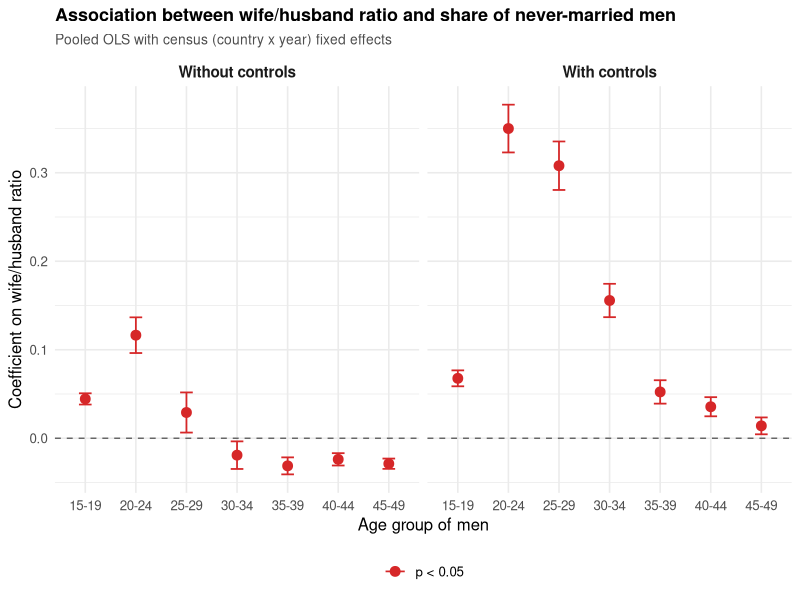

Source code (R):
# ==============================================================================
# Figure 2: Pooled OLS with census FE — wife/husband ratio on unmarried men
#           by age group (15-19 through 45-49)
#
# y_it = beta * wh_ratio_it + gamma * X_it + alpha_c + e_it
# where c indexes census (country x year) and i indexes locality
# ==============================================================================

library(data.table)
library(ggplot2)

# ---- 1. Load data ----

d <- fread("data/locality_fig2.csv")
cat(sprintf("Loaded %d localities across %d censuses in %d countries\n",
    nrow(d), length(unique(d$census_id)), length(unique(d$country))))

# ---- 2. Pooled FE regressions ----

outcome_vars <- c("single_1519", "single_2024", "single_2529",
                   "single_3034", "single_3539", "single_4044", "single_4549")
age_labels <- c("15-19", "20-24", "25-29", "30-34", "35-39", "40-44", "45-49")
cvars <- c("avg_educ", "log_popdens", "sex_ratio")

results_list <- list()

for (i in seq_along(outcome_vars)) {
  yvar <- outcome_vars[i]
  alab <- age_labels[i]

  # Without controls
  d_biv <- d[!is.na(get(yvar)) & !is.na(wh_ratio)]
  if (nrow(d_biv) > 10 && length(unique(d_biv$census_id)) > 1) {
    fml <- as.formula(paste0(yvar, " ~ wh_ratio + factor(census_id)"))
    m <- lm(fml, data = d_biv)
    s <- summary(m)$coefficients["wh_ratio", ]
    results_list[[paste0(yvar, "_biv")]] <- data.table(
      age_bin = alab, spec = "Without controls",
      beta = s[1], se = s[2], pval = s[4],
      n_obs = nrow(d_biv), n_cens = length(unique(d_biv$census_id))
    )
  }

  # With controls
  allv <- c(yvar, "wh_ratio", cvars)
  d_ctrl <- d[complete.cases(d[, ..allv])]
  if (nrow(d_ctrl) > 10 && length(unique(d_ctrl$census_id)) > 1) {
    fml <- as.formula(paste0(yvar, " ~ wh_ratio + ",
                             paste(cvars, collapse = " + "),
                             " + factor(census_id)"))
    m <- lm(fml, data = d_ctrl)
    s <- summary(m)$coefficients["wh_ratio", ]
    results_list[[paste0(yvar, "_ctrl")]] <- data.table(
      age_bin = alab, spec = "With controls",
      beta = s[1], se = s[2], pval = s[4],
      n_obs = nrow(d_ctrl), n_cens = length(unique(d_ctrl$census_id))
    )
  }

  cat(sprintf("  %s: done\n", alab))
}

res <- rbindlist(results_list)
res[, ci_lo := beta - 1.96 * se]
res[, ci_hi := beta + 1.96 * se]
res[, sig := fifelse(pval < 0.05, "p < 0.05", "n.s.")]

# ---- 3. Print results ----

cat("\n========================================\n")
cat("        POOLED FE RESULTS\n")
cat("========================================\n\n")
print(res[, .(age_bin, spec, beta = round(beta, 4),
              se = round(se, 4), pval = round(pval, 4),
              n_obs, n_cens)])

# ---- 4. Plot ----

res[, age_bin := factor(age_bin, levels = age_labels)]
res[, spec := factor(spec, levels = c("Without controls", "With controls"))]

p <- ggplot(res, aes(x = age_bin, y = beta, colour = sig)) +
  facet_wrap(~ spec) +
  geom_hline(yintercept = 0, linetype = "dashed", colour = "grey40") +
  geom_errorbar(aes(ymin = ci_lo, ymax = ci_hi),
                width = 0.25, linewidth = 0.6) +
  geom_point(size = 3) +
  scale_colour_manual(
    values = c("p < 0.05" = "#D62728", "n.s." = "grey55"),
    name = NULL) +
  labs(x = "Age group of men",
       y = "Coefficient on wife/husband ratio",
       title = "Association between wife/husband ratio and share of never-married men",
       subtitle = "Pooled OLS with census (country x year) fixed effects") +
  theme_minimal(base_size = 12) +
  theme(
    plot.title    = element_text(face = "bold", size = 13),
    plot.subtitle = element_text(size = 10, colour = "grey30"),
    strip.text    = element_text(face = "bold", size = 11),
    legend.position = "bottom")

ggsave(file.path("output", "fig2_pooled_fe.png"), p,
       width = 10, height = 5, dpi = 300)

cat("\n-> output/fig2_pooled_fe.png\n")
cat("Done.\n")
